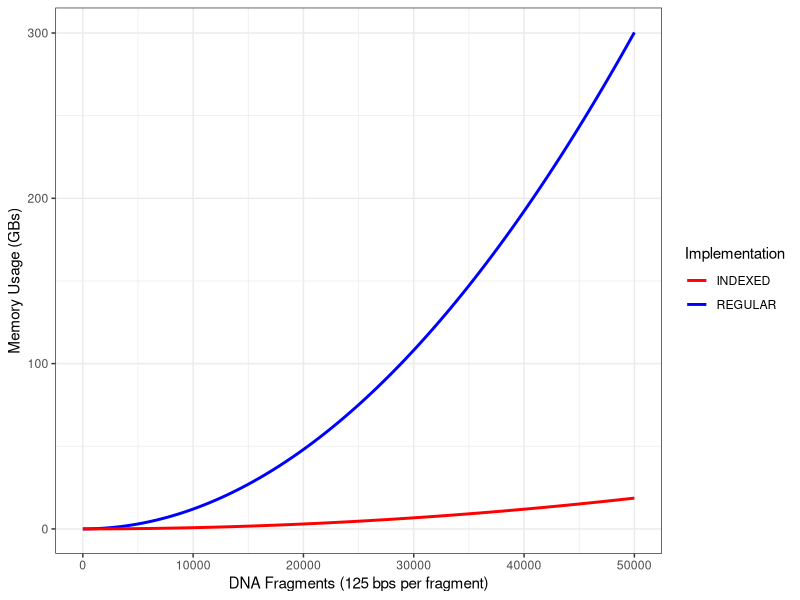

This chart was generated by the following R code:
require(ggplot2)

plot <- ggplot(data = data.frame(x=0), mapping = aes(x=x))  #dummy data set

fun.1 <- function(x) ((129)*x^2 - 4 * x)/1024^3   #old

fun.2 <- function(x) (8*x^2 + (121) * x)/1024^3   #new

plot + stat_function(fun = fun.1, size = 1, aes(colour = "REGULAR"))  + 
  stat_function(fun = fun.2, size = 1, aes(colour = "INDEXED")) + 
  scale_x_continuous(limits = c(1, 50000)) +
  #scale_y_log10(breaks = c(seq(0,1000, by = 50), seq(1000, 50000, by = 5000))) +  
  scale_color_manual(name = "Implementation", values = c("red", "blue")) +
  theme_bw() +
  xlab("DNA Fragments (125 bps per fragment)") +
  ylab("Memory Usage (GBs)")
#ggtitle("   Theoretical Memory Footprint (n = 10000 fragments)")

